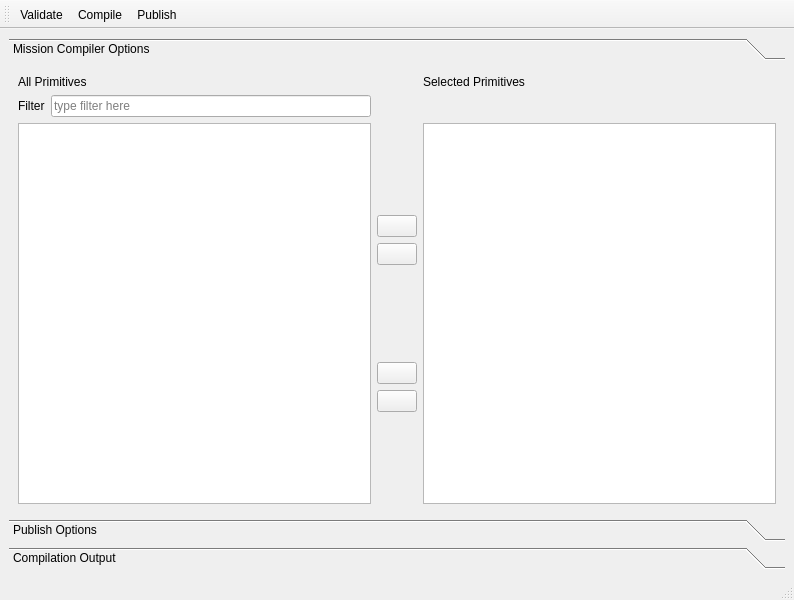
<?xml version="1.0" encoding="UTF-8"?>
<ui version="4.0">
 <class>MissionCompilerMainWindow</class>
 <widget class="QMainWindow" name="MissionCompilerMainWindow">
  <property name="geometry">
   <rect>
    <x>0</x>
    <y>0</y>
    <width>794</width>
    <height>600</height>
   </rect>
  </property>
  <property name="windowTitle">
   <string>MainWindow</string>
  </property>
  <widget class="QWidget" name="centralwidget">
   <layout class="QGridLayout" name="gridLayout_3">
    <item row="0" column="0">
     <widget class="QToolBox" name="toolBox">
      <property name="currentIndex">
       <number>0</number>
      </property>
      <widget class="QWidget" name="compileOptionsPage">
       <property name="geometry">
        <rect>
         <x>0</x>
         <y>0</y>
         <width>776</width>
         <height>426</height>
        </rect>
       </property>
       <attribute name="label">
        <string>Mission Compiler Options</string>
       </attribute>
       <layout class="QGridLayout" name="gridLayout">
        <item row="3" column="4">
         <layout class="QVBoxLayout" name="addRemoveLayout">
          <item>
           <spacer name="verticalSpacer_3">
            <property name="orientation">
             <enum>Qt::Vertical</enum>
            </property>
            <property name="sizeHint" stdset="0">
             <size>
              <width>20</width>
              <height>40</height>
             </size>
            </property>
           </spacer>
          </item>
          <item>
           <widget class="QPushButton" name="addSelectedButton">
            <property name="toolTip">
             <string>Add Selected</string>
            </property>
            <property name="text">
             <string/>
            </property>
            <property name="icon">
             <iconset resource="mission_compiler.qrc">
              <normaloff>:/buttons/images/arrow-right-2.png</normaloff>:/buttons/images/arrow-right-2.png</iconset>
            </property>
           </widget>
          </item>
          <item>
           <widget class="QPushButton" name="addAllButton">
            <property name="toolTip">
             <string>Add All</string>
            </property>
            <property name="text">
             <string/>
            </property>
            <property name="icon">
             <iconset resource="mission_compiler.qrc">
              <normaloff>:/buttons/images/arrow-right-double-2.png</normaloff>:/buttons/images/arrow-right-double-2.png</iconset>
            </property>
           </widget>
          </item>
          <item>
           <spacer name="verticalSpacer">
            <property name="orientation">
             <enum>Qt::Vertical</enum>
            </property>
            <property name="sizeHint" stdset="0">
             <size>
              <width>20</width>
              <height>40</height>
             </size>
            </property>
           </spacer>
          </item>
          <item>
           <widget class="QPushButton" name="removeAllButton">
            <property name="toolTip">
             <string>Remove All</string>
            </property>
            <property name="text">
             <string/>
            </property>
            <property name="icon">
             <iconset resource="mission_compiler.qrc">
              <normaloff>:/buttons/images/arrow-left-double-2.png</normaloff>:/buttons/images/arrow-left-double-2.png</iconset>
            </property>
           </widget>
          </item>
          <item>
           <widget class="QPushButton" name="removeSelectedButton">
            <property name="toolTip">
             <string>Remove Selected</string>
            </property>
            <property name="text">
             <string/>
            </property>
            <property name="icon">
             <iconset resource="mission_compiler.qrc">
              <normaloff>:/buttons/images/arrow-left-2.png</normaloff>:/buttons/images/arrow-left-2.png</iconset>
            </property>
           </widget>
          </item>
          <item>
           <spacer name="verticalSpacer_2">
            <property name="orientation">
             <enum>Qt::Vertical</enum>
            </property>
            <property name="sizeHint" stdset="0">
             <size>
              <width>20</width>
              <height>40</height>
             </size>
            </property>
           </spacer>
          </item>
         </layout>
        </item>
        <item row="3" column="3">
         <widget class="QListView" name="allPrimitivesList">
          <property name="acceptDrops">
           <bool>true</bool>
          </property>
          <property name="editTriggers">
           <set>QAbstractItemView::NoEditTriggers</set>
          </property>
          <property name="dragEnabled">
           <bool>true</bool>
          </property>
          <property name="dragDropMode">
           <enum>QAbstractItemView::DragDrop</enum>
          </property>
          <property name="defaultDropAction">
           <enum>Qt::MoveAction</enum>
          </property>
          <property name="alternatingRowColors">
           <bool>true</bool>
          </property>
          <property name="selectionMode">
           <enum>QAbstractItemView::ExtendedSelection</enum>
          </property>
         </widget>
        </item>
        <item row="3" column="5">
         <widget class="QListView" name="selectedPrimitivesList">
          <property name="acceptDrops">
           <bool>true</bool>
          </property>
          <property name="editTriggers">
           <set>QAbstractItemView::NoEditTriggers</set>
          </property>
          <property name="dragEnabled">
           <bool>true</bool>
          </property>
          <property name="dragDropMode">
           <enum>QAbstractItemView::DragDrop</enum>
          </property>
          <property name="defaultDropAction">
           <enum>Qt::MoveAction</enum>
          </property>
          <property name="alternatingRowColors">
           <bool>true</bool>
          </property>
          <property name="selectionMode">
           <enum>QAbstractItemView::ExtendedSelection</enum>
          </property>
         </widget>
        </item>
        <item row="0" column="3">
         <widget class="QLabel" name="allPrimitivesLabel">
          <property name="text">
           <string>All Primitives</string>
          </property>
         </widget>
        </item>
        <item row="0" column="5">
         <widget class="QLabel" name="selectedPrimitivesLabel">
          <property name="text">
           <string>Selected Primitives</string>
          </property>
         </widget>
        </item>
        <item row="1" column="3">
         <layout class="QHBoxLayout" name="filterLayout">
          <item>
           <widget class="QLabel" name="filterLabel">
            <property name="text">
             <string>Filter</string>
            </property>
           </widget>
          </item>
          <item>
           <widget class="QLineEdit" name="filterEdit">
            <property name="placeholderText">
             <string>type filter here</string>
            </property>
           </widget>
          </item>
         </layout>
        </item>
       </layout>
      </widget>
      <widget class="QWidget" name="publishOptionsPage">
       <attribute name="label">
        <string>Publish Options</string>
       </attribute>
       <layout class="QGridLayout" name="gridLayout_4">
        <item row="0" column="0">
         <widget class="QListWidget" name="publishServersList"/>
        </item>
       </layout>
      </widget>
      <widget class="QWidget" name="compilationOutputPage">
       <property name="geometry">
        <rect>
         <x>0</x>
         <y>0</y>
         <width>776</width>
         <height>426</height>
        </rect>
       </property>
       <attribute name="label">
        <string>Compilation Output</string>
       </attribute>
       <layout class="QGridLayout" name="gridLayout_2">
        <item row="0" column="0">
         <widget class="QPlainTextEdit" name="compileOutputText">
          <property name="readOnly">
           <bool>true</bool>
          </property>
         </widget>
        </item>
       </layout>
      </widget>
     </widget>
    </item>
   </layout>
  </widget>
  <widget class="QMenuBar" name="menubar">
   <property name="geometry">
    <rect>
     <x>0</x>
     <y>0</y>
     <width>794</width>
     <height>21</height>
    </rect>
   </property>
  </widget>
  <widget class="QStatusBar" name="statusbar"/>
  <widget class="QToolBar" name="toolBar">
   <property name="windowTitle">
    <string>toolBar</string>
   </property>
   <attribute name="toolBarArea">
    <enum>TopToolBarArea</enum>
   </attribute>
   <attribute name="toolBarBreak">
    <bool>false</bool>
   </attribute>
   <addaction name="actionValidate"/>
   <addaction name="actionCompile"/>
   <addaction name="actionPublish"/>
  </widget>
  <action name="actionCompile">
   <property name="icon">
    <iconset resource="mission_compiler.qrc">
     <normaloff>:/buttons/images/run-build-2.png</normaloff>:/buttons/images/run-build-2.png</iconset>
   </property>
   <property name="text">
    <string>Compile</string>
   </property>
   <property name="toolTip">
    <string>Compile</string>
   </property>
  </action>
  <action name="actionValidate">
   <property name="icon">
    <iconset resource="mission_compiler.qrc">
     <normaloff>:/buttons/images/news-subscribe-2.png</normaloff>:/buttons/images/news-subscribe-2.png</iconset>
   </property>
   <property name="text">
    <string>Validate</string>
   </property>
   <property name="toolTip">
    <string>Validate</string>
   </property>
  </action>
  <action name="actionPublish">
   <property name="icon">
    <iconset resource="mission_compiler.qrc">
     <normaloff>:/buttons/images/document-export-4.png</normaloff>:/buttons/images/document-export-4.png</iconset>
   </property>
   <property name="text">
    <string>Publish</string>
   </property>
   <property name="toolTip">
    <string>Compile and Publish</string>
   </property>
  </action>
 </widget>
 <resources>
  <include location="mission_compiler.qrc"/>
 </resources>
 <connections/>
</ui>
